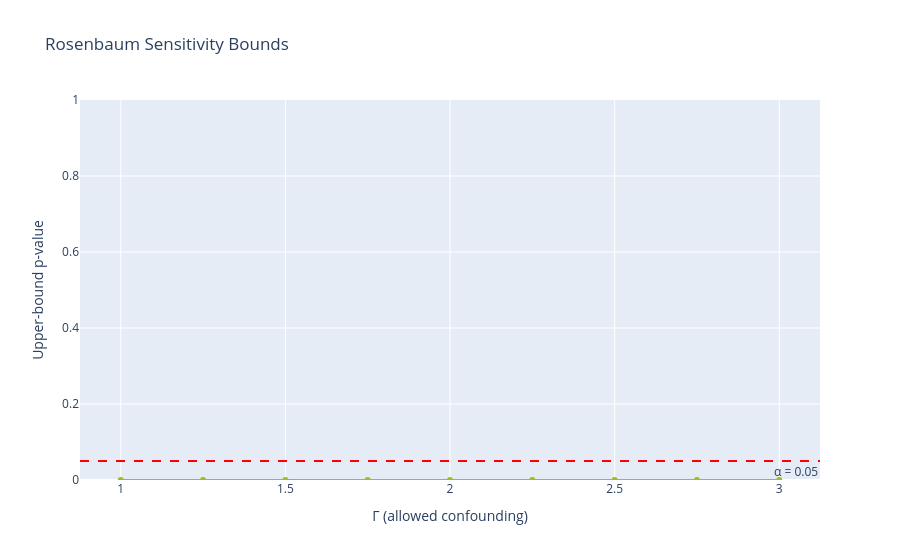

This figure's notebook cell:
### Markdown cell above
### Rosenbaum bounds (matched design)

For a matched analysis, {prf:ref}`rosenbaum-gamma` asks: how much could the odds of treatment differ between two units with identical observed covariates — because of a hidden confounder — before our conclusion breaks? We form 1:1 propensity-score-matched pairs, then trace the **worst-case p-value** as $\Gamma$ grows. The **critical $\Gamma$** (where the curve crosses $\alpha = 0.05$) is the headline robustness number: the larger it is, the more hidden bias the finding can absorb.

### Code cell
# 1:1 nearest-neighbour matching on the estimated propensity score
ps_good = estimate_propensity(data, 'T_Treatment', covariates_adj)
treated_mask = data['T_Treatment'].values == 1
y_all = data['Y'].values

ctrl_ps = ps_good[~treated_mask]
ctrl_y = y_all[~treated_mask]
treat_ps = ps_good[treated_mask]
treat_y = y_all[treated_mask]

# Matched-pair outcome differences (treated - nearest control)
pair_diffs = [ty - ctrl_y[np.argmin(np.abs(ctrl_ps - tp))]
              for tp, ty in zip(treat_ps, treat_y)]

gammas = np.round(np.arange(1.0, 3.01, 0.25), 2)
bounds = rosenbaum_sensitivity(pair_diffs, gammas)
below = bounds.loc[bounds['p_upper_bound'] < 0.05, 'Gamma']
critical_gamma = below.max() if len(below) else None
print(f"Critical Γ (significance retained up to): {critical_gamma}")
display(bounds.round(4))

show(plot_rosenbaum(bounds, alpha=0.05))

### Figure 1 — Plotly figure (JSON) as saved in the notebook; plotly's stock layout.template omitted (floating-point values rounded to 4 significant figures)
{"data": [{"line": {"color": "#98C21F", "width": 2}, "mode": "lines+markers", "name": "Worst-case p-value", "type": "scatter", "x": [1.0, 1.25, 1.5, 1.75, 2.0, 2.25, 2.5, 2.75, 3.0], "y": [0.0, 0.0, 0.0, 0.0, 0.0, 0.0, 0.0, 0.0, 0.0]}], "layout": {"annotations": [{"showarrow": false, "text": "α = 0.05", "x": 1, "xanchor": "right", "xref": "x domain", "y": 0.05, "yanchor": "top", "yref": "y"}], "autosize": true, "shapes": [{"line": {"color": "red", "dash": "dash"}, "type": "line", "x0": 0, "x1": 1, "xref": "x domain", "y0": 0.05, "y1": 0.05, "yref": "y"}], "title": {"text": "Rosenbaum Sensitivity Bounds"}, "xaxis": {"title": {"text": "Γ (allowed confounding)"}}, "yaxis": {"range": [0, 1], "title": {"text": "Upper-bound p-value"}}}}
